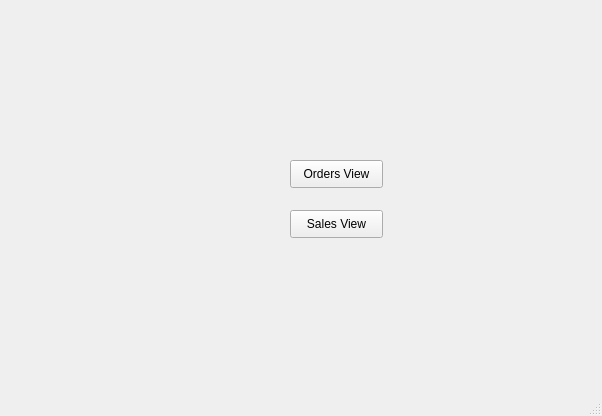
<?xml version="1.0" encoding="UTF-8"?>
<ui version="4.0">
 <class>MainWindow</class>
 <widget class="QMainWindow" name="MainWindow">
  <property name="geometry">
   <rect>
    <x>-100</x>
    <y>-100</y>
    <width>602</width>
    <height>416</height>
   </rect>
  </property>
  <property name="windowTitle">
   <string>MainWindow</string>
  </property>
  <widget class="QWidget" name="centralwidget">
   <widget class="QPushButton" name="ordersView">
    <property name="geometry">
     <rect>
      <x>290</x>
      <y>160</y>
      <width>93</width>
      <height>28</height>
     </rect>
    </property>
    <property name="text">
     <string>Orders View</string>
    </property>
   </widget>
   <widget class="QPushButton" name="salesView">
    <property name="geometry">
     <rect>
      <x>290</x>
      <y>210</y>
      <width>93</width>
      <height>28</height>
     </rect>
    </property>
    <property name="text">
     <string>Sales View</string>
    </property>
   </widget>
  </widget>
  <widget class="QMenuBar" name="menubar">
   <property name="geometry">
    <rect>
     <x>0</x>
     <y>0</y>
     <width>602</width>
     <height>26</height>
    </rect>
   </property>
  </widget>
  <widget class="QStatusBar" name="statusbar"/>
 </widget>
 <resources/>
 <connections/>
</ui>
